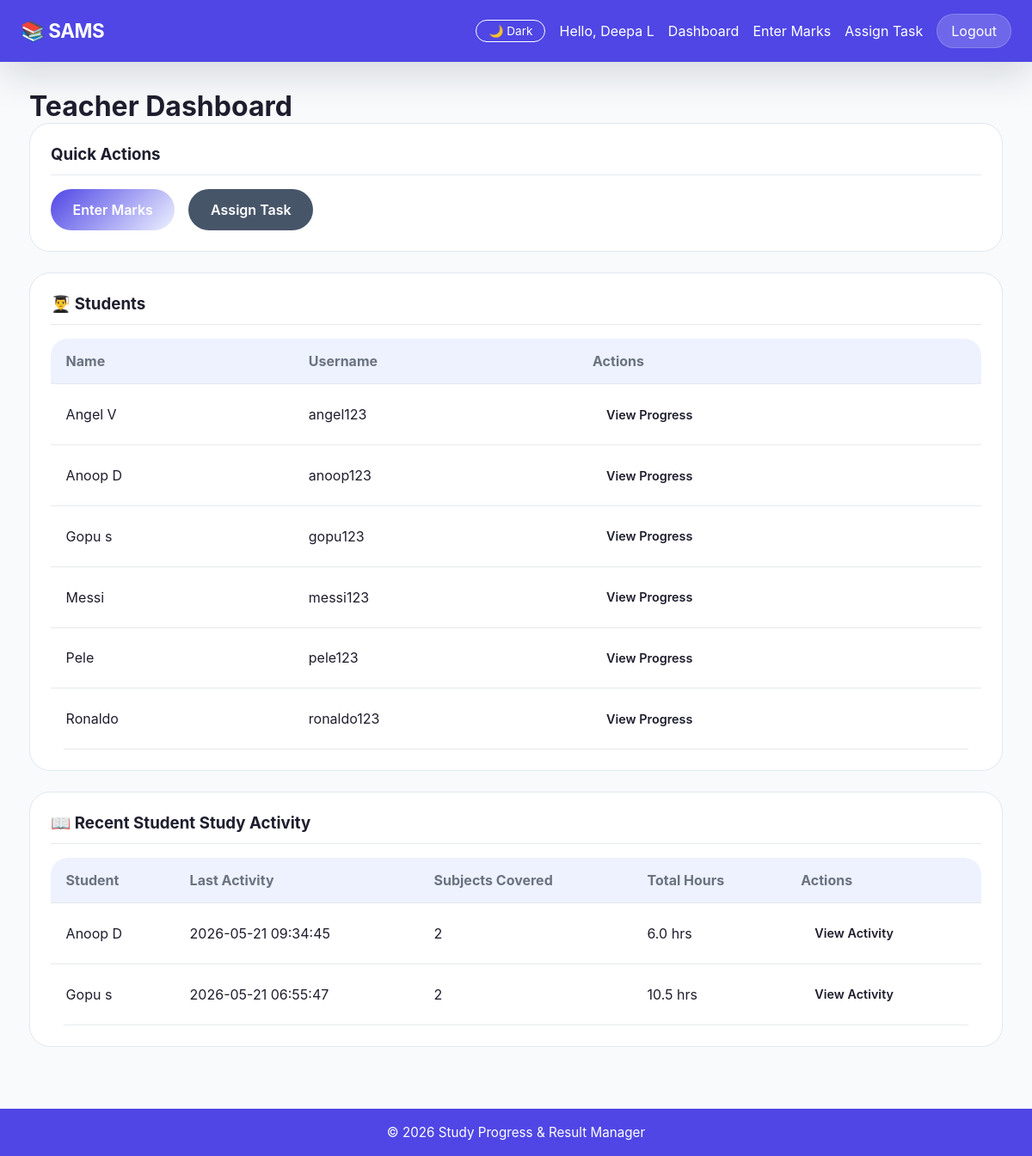
Page /teacher/dashboard (signed in) on the earlier database version.
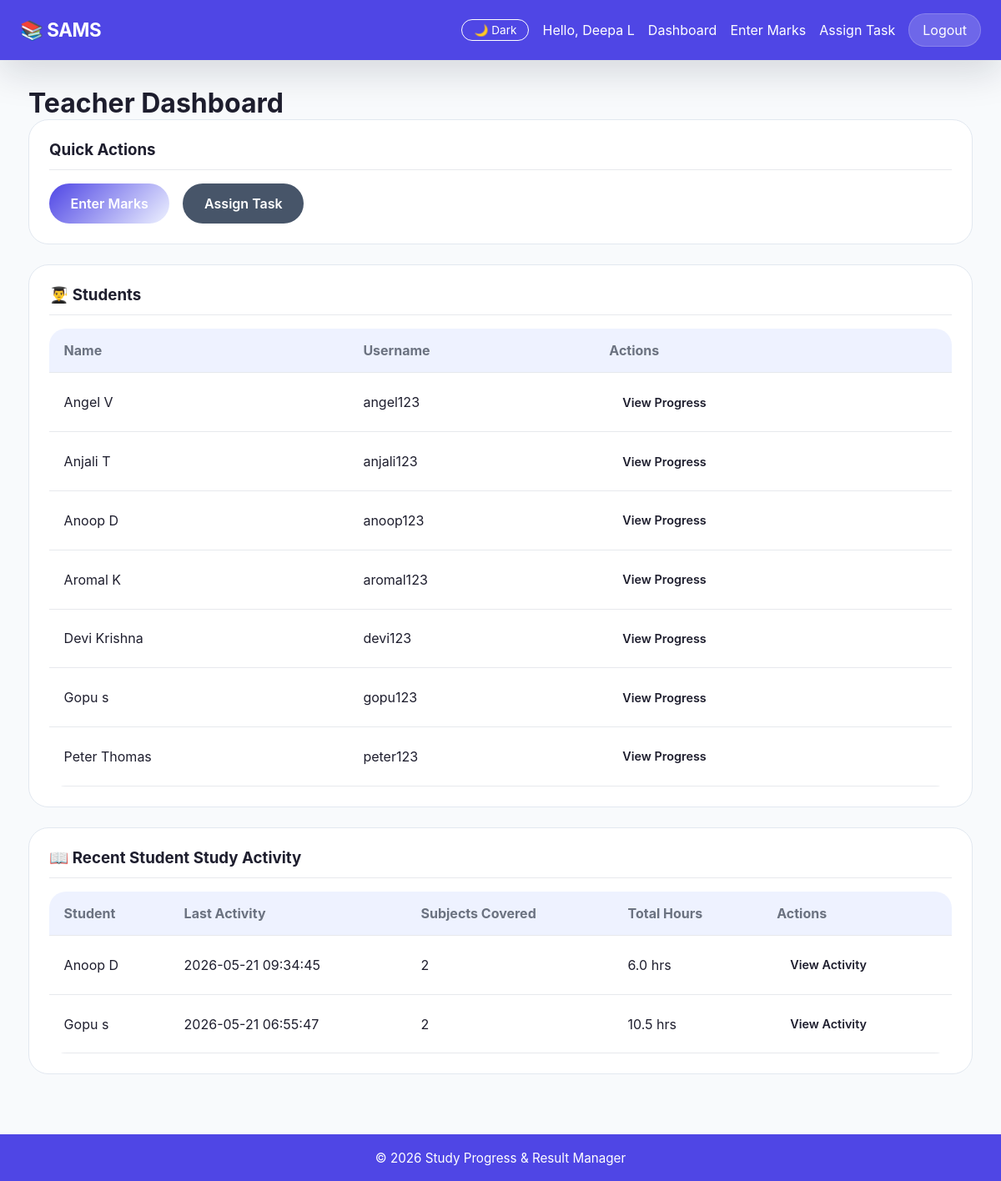
Same page on the later database version.
### tables this page shows
CREATE TABLE "users" (
                id INTEGER PRIMARY KEY AUTOINCREMENT,
                username TEXT UNIQUE NOT NULL,
                password TEXT NOT NULL,
                role TEXT NOT NULL CHECK(role IN ('teacher', 'student', 'admin')),
                full_name TEXT NOT NULL,
                status TEXT NOT NULL CHECK(status IN ('pending', 'active', 'blocked')) DEFAULT 'pending',
                department TEXT,
                created_at TIMESTAMP DEFAULT CURRENT_TIMESTAMP
            , theme VARCHAR(10) DEFAULT 'light');

### app.py (the view)
@app.route('/teacher/dashboard')
@login_required
@teacher_required
def teacher_dashboard():
    conn = get_db_connection()
    students = conn.execute('''
        SELECT * FROM users WHERE role = 'student' ORDER BY full_name
    ''').fetchall()
    recent_logs = conn.execute('''
        SELECT u.id as student_id,
               u.full_name as student_name,
               MAX(sl.created_at) as last_activity,
               COUNT(DISTINCT sl.subject_id) as subjects_covered,
               SUM(sl.hours_spent) as total_hours
        FROM study_logs sl
        JOIN users u ON sl.student_id = u.id
        GROUP BY sl.student_id
        ORDER BY last_activity DESC
        LIMIT 20
    ''').fetchall()
    conn.close()
    return render_template('teacher_dashboard.html',
                         students=students,
                         recent_logs=recent_logs)

### app.py (called while the page is built)
def login_required(f):
    @wraps(f)
    def decorated_function(*args, **kwargs):
        if 'user_id' not in session:
            flash('Please log in to access this page.', 'error')
            return redirect(url_for('login'))
        return f(*args, **kwargs)
    return decorated_function

def teacher_required(f):
    @wraps(f)
    def decorated_function(*args, **kwargs):
        if session.get('role') != 'teacher':
            flash('This page is for teachers only.', 'error')
            return redirect(url_for('home'))
        return f(*args, **kwargs)
    return decorated_function

@app.context_processor
def inject_current_user():
    return {'current_user': CurrentUser(session)}

    @property
    def is_authenticated(self):
        return bool(self.id)

### database.py (called while the page is built)
def get_db_connection():
    conn = sqlite3.connect(DATABASE)
    conn.row_factory = sqlite3.Row  # This lets us access columns by name
    return conn

### templates/teacher_dashboard.html (shortened to what this page needs)
{% extends 'base.html' %}
{% block content %}
<h1>Teacher Dashboard</h1>
<div class="card">
    <h3>Quick Actions</h3>
    <div class="quick-actions">
        <a href="{{ url_for('enter_marks') }}" class="btn btn-primary">Enter Marks</a>
        <a href="{{ url_for('assign_task') }}" class="btn btn-secondary">Assign Task</a>
    </div>
</div>
<div class="card">
    <h3>👨‍🎓 Students</h3>
    {% if students %}
        <table class="data-table">
            <thead>
                <tr>
                    <th>Name</th>
                    <th>Username</th>
                    <th>Actions</th>
                </tr>
            </thead>
            <tbody>
                {% for student in students %}
                <tr>
                    <td>{{ student.full_name }}</td>
                    <td>{{ student.username }}</td>
                    <td>
                        <a href="{{ url_for('student_progress', student_id=student.id) }}" class="btn btn-small">View Progress</a>
                    </td>
                </tr>
                {% endfor %}
            </tbody>
        </table>
    {% else %}
        <p class="empty-state">No students registered yet.</p>
    {% endif %}
</div>
<div class="card">
    <h3>📖 Recent Student Study Activity</h3>
    {% if recent_logs %}
        <table class="data-table">
            <thead>
                <tr>
                    <th>Student</th>
                    <th>Last Activity</th>
                    <th>Subjects Covered</th>
                    <th>Total Hours</th>
                    <th>Actions</th>
                </tr>
            </thead>
            <tbody>
                {% for log in recent_logs %}
                <tr>
                    <td><a href="{{ url_for('student_progress', student_id=log.student_id) }}">{{ log.student_name }}</a></td>
                    <td>{{ log.last_activity }}</td>
                    <td>{{ log.subjects_covered }}</td>
                    <td>{{ log.total_hours }} hrs</td>
                    <td><a href="{{ url_for('student_study_activity', student_id=log.student_id) }}" class="btn btn-small">View Activity</a></td>
                </tr>
                {% endfor %}
            </tbody>
        </table>
    {% else %}
        <p class="empty-state">No study activity recorded yet.</p>
    {% endif %}
</div>
{% endblock %}

Differences in the rows shown:
added users: full_name "Anjali T", username "anjali123", shown under "👨‍🎓 Students"
changed users: full_name "Messi" → "Aromal K"; username "messi123" → "aromal123"; moves up the list
changed users: full_name "Ronaldo" → "Devi Krishna"; username "ronaldo123" → "devi123"; moves up the list
changed users: full_name "Pele" → "Peter Thomas"; username "pele123" → "peter123"
